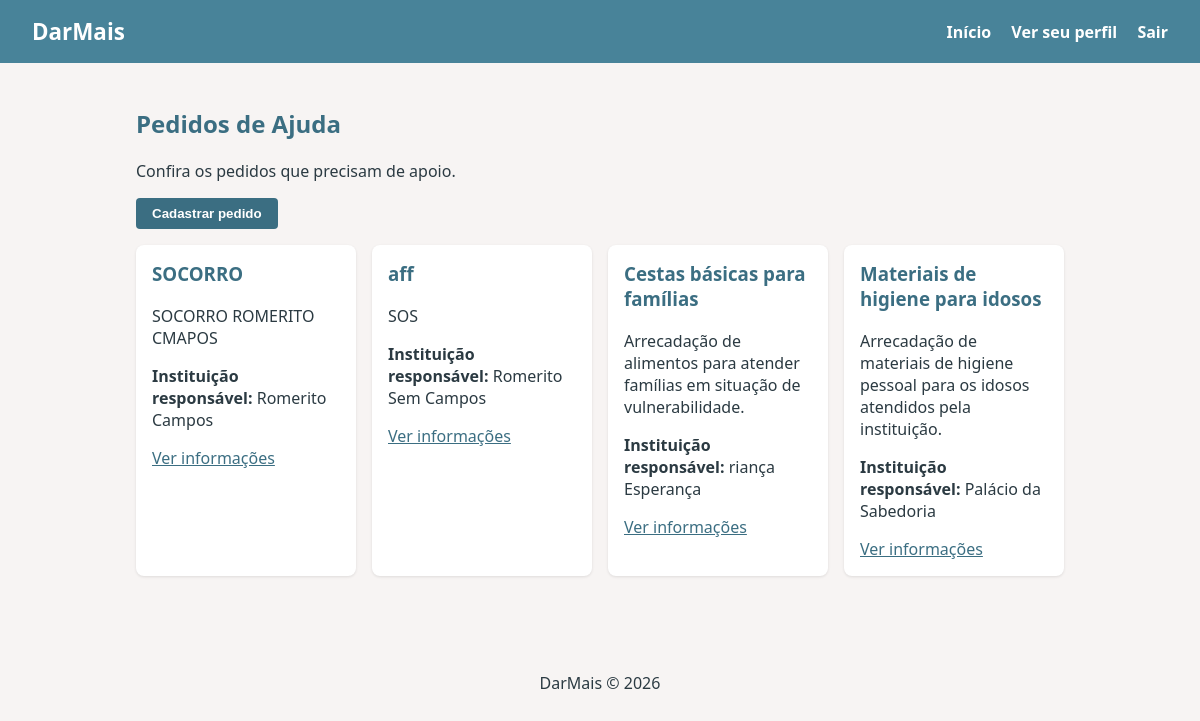
Page /pedidos (signed in) on the committed database.
### projeto_romerito/models.py (models this page shows)
class PedidoDeAjuda(Base):
    __tablename__ = "pedidos_ajuda"
    id: Mapped[int] = mapped_column(primary_key=True, autoincrement=True)
    titulo: Mapped[str] = mapped_column(String(100), nullable=False)
    descricao: Mapped[str] = mapped_column(Text, nullable=False)
    instituicao_id: Mapped[int] = mapped_column(
        ForeignKey("instituicoes.id"),
        nullable=False
    )
    instituicao: Mapped["Instituicao"] = relationship(
        back_populates="pedidos_ajuda"
    )
    beneficiarios: Mapped[List["Beneficiario"]] = relationship(
        back_populates="pedido_ajuda"
    )
    doacoes: Mapped[List["Doacao"]] = relationship(
        back_populates="pedido_ajuda"
    )

class Instituicao(Base):
    __tablename__ = "instituicoes"
    id: Mapped[int] = mapped_column(primary_key=True, autoincrement=True)
    nome: Mapped[str] = mapped_column(String(100), nullable=False)
    email: Mapped[str] = mapped_column(String(80), unique=True, nullable=False)
    cnpj: Mapped[str] = mapped_column(String(18), unique=True, nullable=False)
    senha: Mapped[str] = mapped_column(String(255), nullable=False)
    pedidos_ajuda: Mapped[List["PedidoDeAjuda"]] = relationship(
        back_populates="instituicao"
    )

### projeto_romerito/blueprints/pedidos/routes.py (the view)
@pedidos_bp.route('/pedidos')
def listar():
    usuario_id = sf.get('user_id')
    if not usuario_id:
        return render_template('auth/login.html')
    with Session(bind = engine) as session:
        pedidos = session.scalars(
            select(PedidoDeAjuda)
        ).all()
        return render_template(
            'pedidos/listar.html',
            pedidos=pedidos
        )

### projeto_romerito/blueprints/pedidos/templates/pedidos/listar.html (shortened to what this page needs)
{% extends 'base.html' %}
{% block conteudo %}
<section>
    <h2>Pedidos de Ajuda</h2>
    <p>Confira os pedidos que precisam de apoio.</p>
    <p>
        <a href="{{ url_for('pedidos.cadastrar') }}">
            <button type="button">Cadastrar pedido</button>
        </a>
    </p>
    <div class="cards">
        {% for pedido in pedidos %}
            <div class="card">
                <h3>{{ pedido.titulo }}</h3>
                <p>{{ pedido.descricao }}</p>
                <p>
                    <strong>Instituição responsável:</strong>
                    {{ pedido.instituicao.nome }}
                </p>
                <a href="{{ url_for('pedidos.informacoes', pedido_id=pedido.id) }}">
                    Ver informações
                </a>
            </div>
        {% else %}
            <p>Nenhum pedido de ajuda cadastrado.</p>
        {% endfor %}
    </div>
</section>
{% endblock %}

### projeto_romerito/static/style.css (style rules this page uses)
:root { --cinza: #D8D8D8; --azul: #488399; --azul-escuro: #3b6e82; --coral: #EA9393; --amarelo: #F4D38A; --rosa: #F1BEBE; --fundo: #f7f4f3; --texto: #2b3a42; }
* { box-sizing: border-box; }
body { font-family: system-ui, sans-serif; margin: 0; color: var(--texto); background: var(--fundo); }
h2 { color: var(--azul-escuro); }
.cards { display: grid; grid-template-columns: repeat(auto-fit, minmax(220px, 1fr)); gap: 1rem; }
.card { background: #fff; padding: 1rem; border-radius: 8px; box-shadow: 0 1px 3px rgba(0,0,0,.1); }
.card h3 { color: var(--azul-escuro); margin-top: 0; }
button { background: var(--azul-escuro); color: #fff; border: 0; padding: .5rem 1rem; border-radius: 4px; cursor: pointer; font-weight: 600; }
a { color: var(--azul-escuro); }

### rows in the picture
PedidoDeAjuda: titulo "SOCORRO", descricao "SOCORRO ROMERITO CMAPOS", instituicao.nome "Romerito Campos"
PedidoDeAjuda: titulo "aff", descricao "SOS", instituicao.nome "Romerito Sem Campos"
PedidoDeAjuda: titulo "Cestas básicas para famílias", descricao "Arrecadação de alimentos para atender famílias em situação de vulnerabilidade.", instituicao.nome "riança Esperança"
PedidoDeAjuda: titulo "Materiais de higiene para idosos", descricao "Arrecadação de materiais de higiene pessoal para os idosos atendidos pela instituição.", instituicao.nome "Palácio da Sabedoria"
